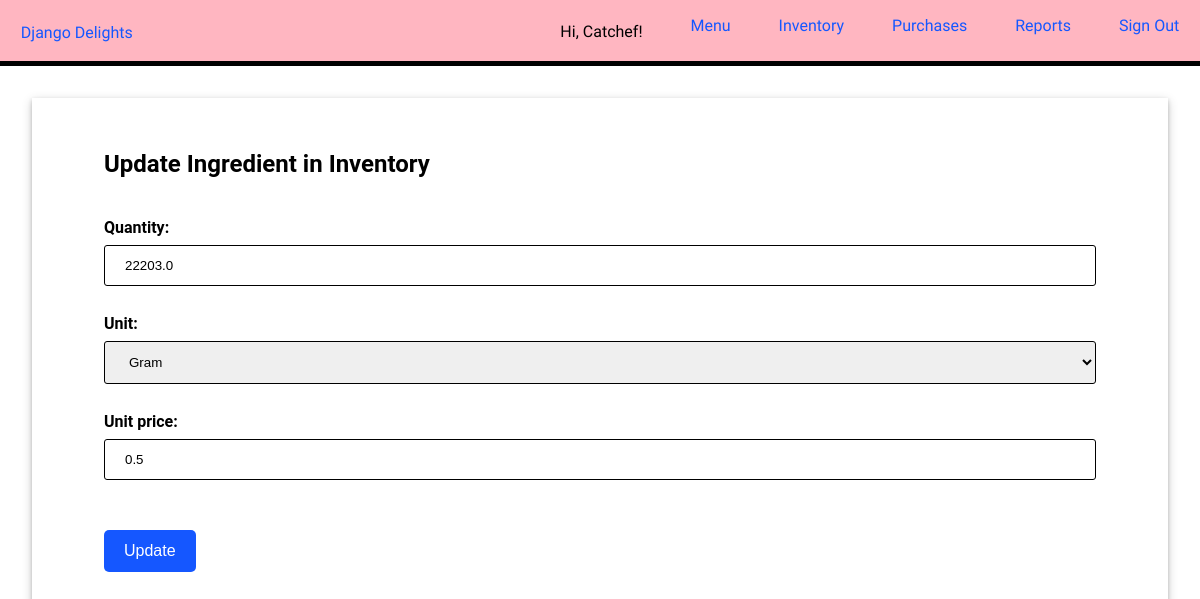
The page /ingredients/update/4 (signed in) on the database its author committed.
### inventory/models.py (models this page shows, shortened)
class Ingredient(models.Model):
    name = models.CharField(max_length=200, unique=True)
    quantity = models.FloatField(default=0.0)
    unit = models.CharField(max_length=10, choices=UNIT_CHOICES, default="")
    unit_price = models.FloatField(default=0.0)
    class Meta:
        ordering = ["name"]

### inventory/views.py (the view)
# urls.py: path('ingredients/update/<slug:pk>', views.IngredientUpdate.as_view(), name="update_ingredient"),
class IngredientUpdate(LoginRequiredMixin, UpdateView):
    model = Ingredient
    template_name = "inventory/ingredient_update_form.html"
    fields = ["quantity", "unit", "unit_price"]
    success_url = reverse_lazy("inventory")

### inventory/templates/inventory/ingredient_update_form.html
{% extends 'base.html' %} {% load static %} {% block content %}
<h2>Update Ingredient in Inventory</h2>
<form method="post" class="flex-form">
  {% csrf_token %} {{ form }}
  <input type="submit" value="Update" />
</form>
{% endblock %}

### inventory/templates/base.html (shortened to what this page needs)
{% load static %}
<!DOCTYPE html>
<html>
  <head>
    <link
      rel="stylesheet"
      type="text/css"
      href="{% static 'inventory/styles.css' %}?{% now 'U' %}"
    />
  </head>
  <body>
    <header>
      <div id="navigation" >
          <a class="brand" href="{% url 'home' %}">Django Delights</a>
        <nav class="nav-display">
          <ul class="nav-list">
            {% if user.is_authenticated %}
            <p class="greet">Hi, {{ user.username }}!</p>
            <li class="nav-items"><a href="{% url 'menu' %}">Menu</a></li>
            <li class="nav-items"><a href="{% url 'inventory' %}">Inventory</a></li>
            <li class="nav-items"><a href="{% url 'purchases' %}">Purchases</a></li>
            <li class="nav-items"><a href="{% url 'reports' %}">Reports</a></li>
            <li class="nav-items"><a href="{% url 'logout' %}">Sign Out</a></li>
    {% else %}
          <li><a href="{% url 'login' %}" class=" btn"><li>LOGIN</li></a></li>
          <li><a href="{% url 'signup' %}" class="btn"><li>CREATE ACCOUNT</li></a></li>
      </ul>
    </nav>
  </div>
  {% endif %}
    </header>
    <div class="app">
    <main>{% block content %}{% endblock %}</main>
  </body>
</html>

### inventory/static/inventory/styles.css (style rules this page uses)
body { font-family: "Roboto", sans-serif; margin: auto; }
.brand { font-family: "Playwrite NZ", cursive; font-optical-sizing: auto; flex: auto; }
#navigation { display: flex; align-items: center; padding: 0 1.3rem; }
.nav-display { display: block; }
.nav-list { font-family: "Playwrite NZ", cursive; display: flex; flex-wrap: wrap; gap: 3rem; }
.greet { font-family: "Actor", sans-serif; line-height: 0; }
ul { text-decoration: none; list-style: none; }
input, select { width: 100%; padding: 12px 20px; margin: 8px 0; box-sizing: border-box; border: 1px solid black; border-radius: 3px; }
header { background-color: lightpink; border-bottom: 5px solid; width: 100%; height: 3.8rem; }
main { display: flex; flex-direction: column; padding: 0 40px 20px 40px; justify-content: center; }
.app { margin: 2rem; box-shadow: 0 2px 4px 0 rgba(0, 0, 0, 0.2), 0 3px 10px 0 rgba(0, 0, 0, 0.19); padding: 2rem; }
form * { display: block; }
form label { font-size: 1em; font-weight: bold; padding-top: 20px; }
input[type="submit"], button { border: 0px; width: 100%; background-color: #1557ff; border-radius: 5px; color: white; margin: 8px 0; padding: 12px 20px; font-size: 1em; margin-top: 50px; }
a { text-decoration: none; color: #1557ff; }
main form input[type="submit"] { width: max-content; }

### rows shown on the page
Ingredient: quantity "22203.0", unit "Gram", unit_price "0.5"

### other values the page prints
{{ user.username }} "Catchef"
